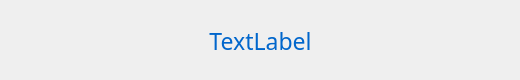
<?xml version="1.0" encoding="UTF-8"?>
<ui version="4.0">
 <class>Form</class>
 <widget class="QWidget" name="Form">
  <property name="geometry">
   <rect>
    <x>0</x>
    <y>0</y>
    <width>520</width>
    <height>80</height>
   </rect>
  </property>
  <property name="windowTitle">
   <string>Form</string>
  </property>
  <widget class="QLabel" name="label_hinweis_abbruch">
   <property name="geometry">
    <rect>
     <x>10</x>
     <y>10</y>
     <width>501</width>
     <height>61</height>
    </rect>
   </property>
   <property name="font">
    <font>
     <family>Chalkboard SE</family>
     <pointsize>17</pointsize>
    </font>
   </property>
   <property name="styleSheet">
    <string notr="true">color:#0066cc</string>
   </property>
   <property name="text">
    <string>TextLabel</string>
   </property>
   <property name="alignment">
    <set>Qt::AlignCenter</set>
   </property>
  </widget>
 </widget>
 <resources/>
 <connections/>
</ui>
